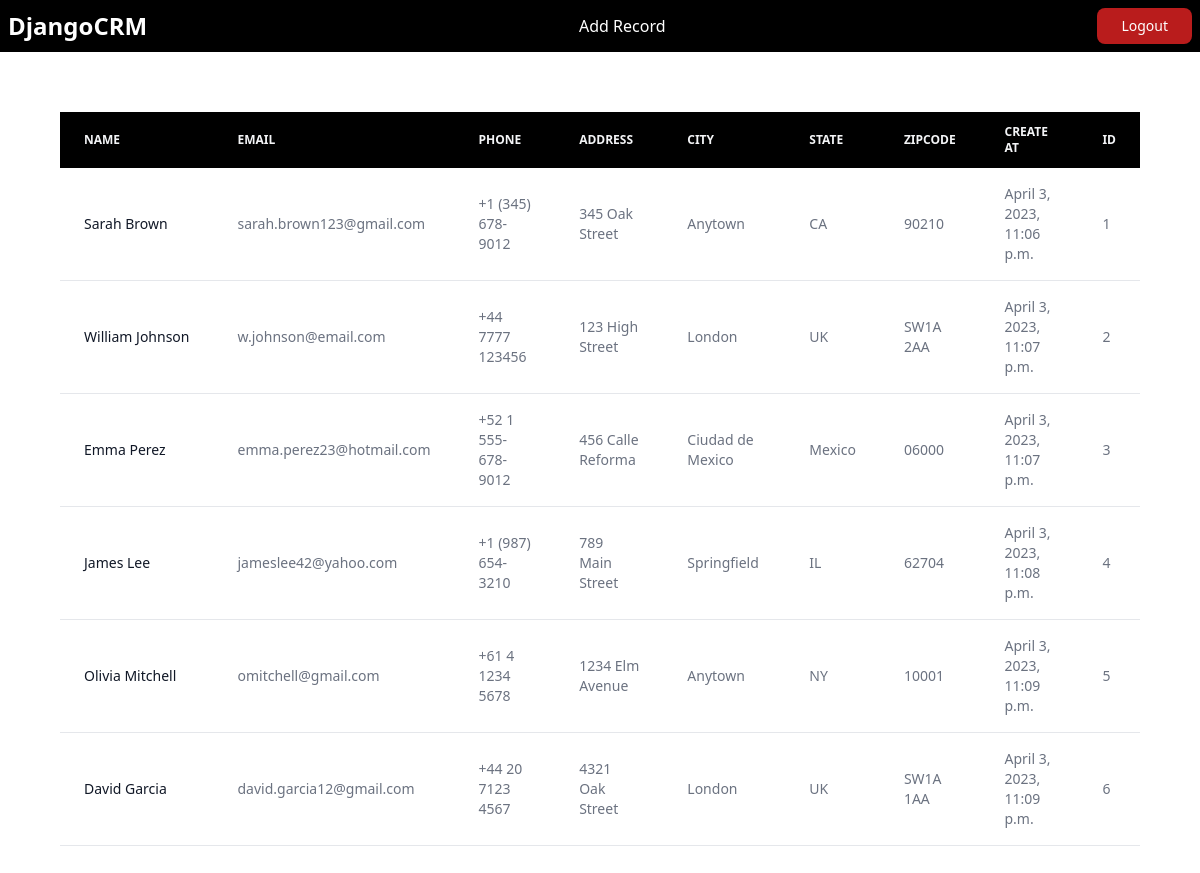
Before: / (signed in) with the older database file.
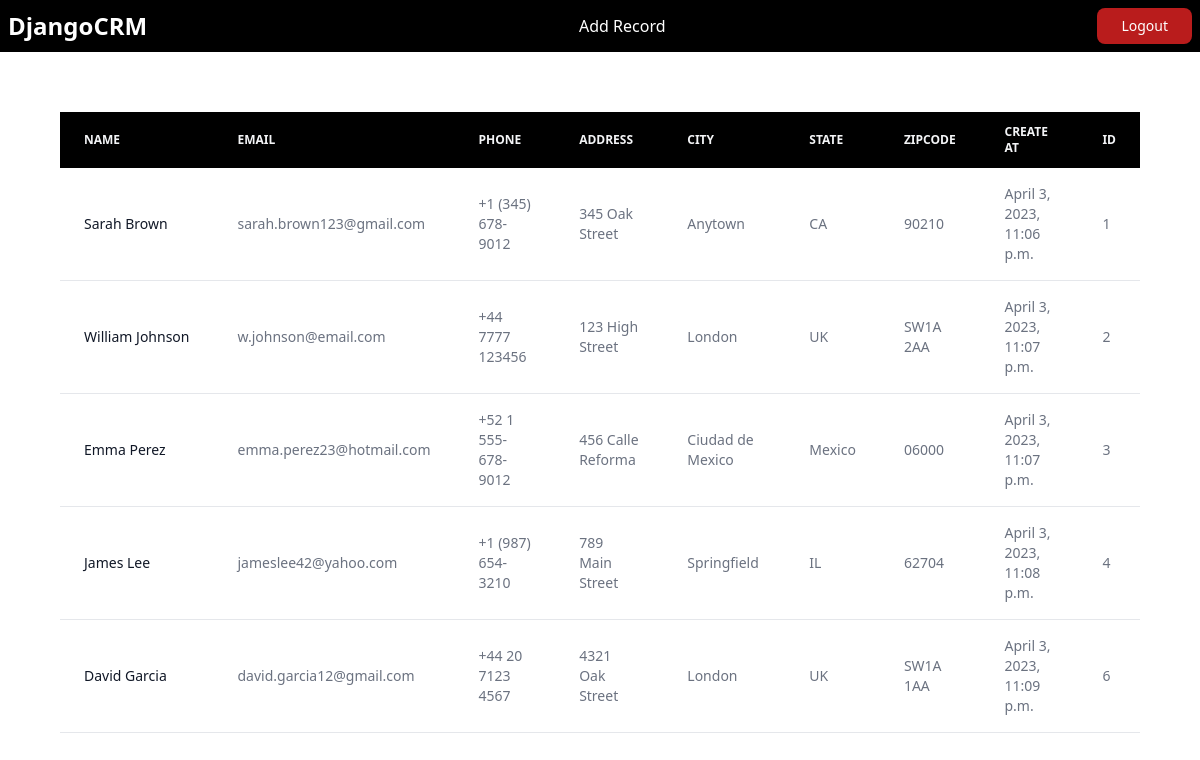
After: the same page with the newer database file.
### website/models.py (models this page shows, shortened)
class Record(models.Model):
    created_at = models.DateTimeField(auto_now_add=True)
    first_name = models.CharField(max_length=50)
    last_name = models.CharField(max_length=50)
    email = models.CharField(max_length=100)
    phone = models.CharField(max_length=20)
    address = models.CharField(max_length=100)
    city = models.CharField(max_length=50)
    state = models.CharField(max_length=50)
    zipcode = models.CharField(max_length=20)

### website/views.py (the view)
# urls.py: path('', views.home, name='home'),
def home(request):
    records = Record.objects.all()
    if request.method == 'POST':
        username = request.POST['username']
        password = request.POST['password']
        user = authenticate(request, username=username, password=password)
        if user is not None:
            login(request, user)
            messages.success(request, "You Have Been Logged In")
            return redirect('home')
        else:
            messages.success(request, "There was an error! Please try again")
            return(redirect('home'))
    else:
        return render(request, 'home.html', {'records':records})

### website/templates/home.html (shortened to what this page needs)
{% include 'base.html' %}
{% block content %}
{% if user.is_authenticated %}
<div class="m-[5%]">
    {% include 'table.html' %}
</div>
{% endif %}
{% endblock %}

### website/templates/base.html (shortened to what this page needs)
<!doctype html>
<html>
<head>
  <script src="https://cdn.tailwindcss.com"></script>
</head>
<body>
    {% include 'navbar.html' %}
</body>
</html>

### website/templates/navbar.html (shortened to what this page needs)
{% block content %}
<nav class=" bg-black text-white border-gray-200 dark:bg-gray-900 ">
    <div class="max-w-screen-xl flex flex-wrap items-center justify-between mx-auto p-2">
    <a href="" class="flex items-center">
        <span class="self-center text-2xl font-semibold whitespace-nowrap dark:text-white">DjangoCRM</span>
    </a>
    <a href="{% url 'add_record' %}" class="block py-2 pl-3 pr-4 text-white rounded md:bg-transparent  md:p-0 md:dark:text-blue-500" aria-current="page">Add Record</a>
    <div class="flex md:order-2 gap-3">
        {% if user.is_authenticated %}
        <a class="text-white bg-red-700 hover:bg-red-800 focus:ring-4 focus:outline-none focus:ring-blue-300 font-medium rounded-lg text-sm px-6 py-2 text-center mr-3 md:mr-0 dark:bg-blue-600 dark:hover:bg-blue-700 dark:focus:ring-blue-800" href="{% url 'logout' %}">Logout</a>
        {% endif %}
    </div>
    </div>
  </nav>
{% endblock %}

### website/templates/table.html
<div class="relative overflow-x-auto">
    <table class="w-full text-sm text-left text-gray-500 dark:text-gray-400">
        <thead class="text-xs text-gray-100 uppercase bg-black">
            <tr>
                <th scope="col" class="px-6 py-3">
                    Name
                </th>
                <th scope="col" class="px-6 py-3">
                    Email
                </th>
                <th scope="col" class="px-6 py-3">
                    Phone
                </th>
                <th scope="col" class="px-6 py-3">
                    Address
                </th>
                <th scope="col" class="px-6 py-3">
                    City
                </th>
                <th scope="col" class="px-6 py-3">
                    State
                </th>
                <th scope="col" class="px-6 py-3">
                    Zipcode
                </th>
                <th scope="col" class="px-6 py-3">
                    Create at
                </th>
                <th scope="col" class="px-6 py-3">
                    Id
                </th>
            </tr>
        </thead>
        <tbody>
        {% if records %}
            {% for record in records %}
            <tr class="bg-white border-b dark:bg-gray-800 dark:border-gray-700">
                <th scope="row" class="px-6 py-4 font-medium text-gray-900 whitespace-nowrap dark:text-white">
                <a href="{% url 'record' record.id %}">
                    {{ record.first_name }} {{ record.last_name }}
                </a>
                </th>
                <td class="px-6 py-4">
                    {{ record.email }}
                </td>
                <td class="px-6 py-4">
                    {{ record.phone }}
                </td>
                <td class="px-6 py-4">
                    {{ record.address }}
                </td>
                <td class="px-6 py-4">
                    {{ record.city }}
                </td>
                <td class="px-6 py-4">
                    {{ record.state }}
                </td>
                <td class="px-6 py-4">
                    {{ record.zipcode }}
                </td>
                <td class="px-6 py-4">
                    {{ record.created_at }}
                </td>
                <td class="px-6 py-4">
                    {{ record.id }}
                </td>
            </tr>
            {% endfor %}
        {% endif %}
        </tbody>
    </table>
</div>

Changed rows visible on the page:
removed Record: first_name "Olivia", last_name "Mitchell", email "omitchell@gmail.com", phone "+61 4 1234 5678", address "1234 Elm Avenue", city "Anytown", state "NY", zipcode "10001", created_at "April 3, 2023, 11:09 p.m.", id "5"
